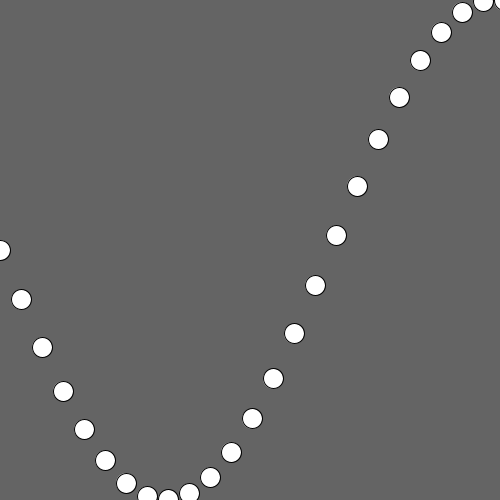
Frame 1 (no input)
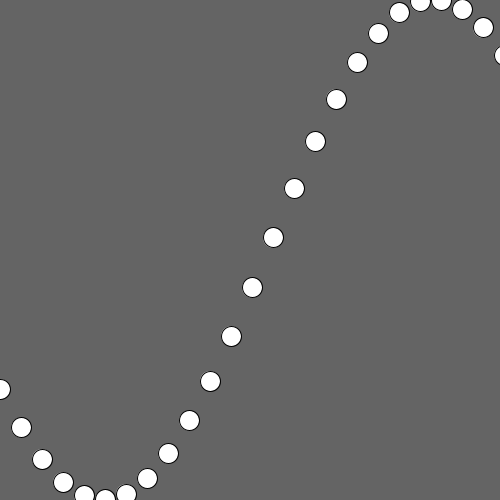
Frame 60 (the mouse pressed at the canvas centre just before this capture)
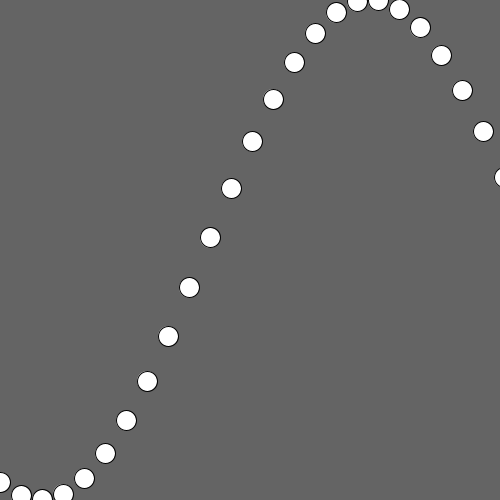
Frame 120 (the mouse held since frame 60 and released just before this capture)

The Processing sketch that drew these frames (run headless with seeded random() and noise(); from frame 60 on, the mouse is pressed at the canvas centre):

// Processing sketch: Question3
// ── Question3.pde
int num = 25; 
float xPos [] = new float[num]; 
int size = 20; 
float theta;

int waveOffset; 

void setup(){
  size(500, 500); 
  
  int spacing = width/num; 
  
  for(int i = 0; i<num; i++){
    xPos[i] = i + spacing*i; 
  }
}

void draw(){
  background(100); 
  
 
  for(int i = 0; i<num; i++){
    ellipse(xPos[i], height/2 + sin(theta + i*.2)*height/2, size, size );  
  }
  
  theta += .01; 
}
